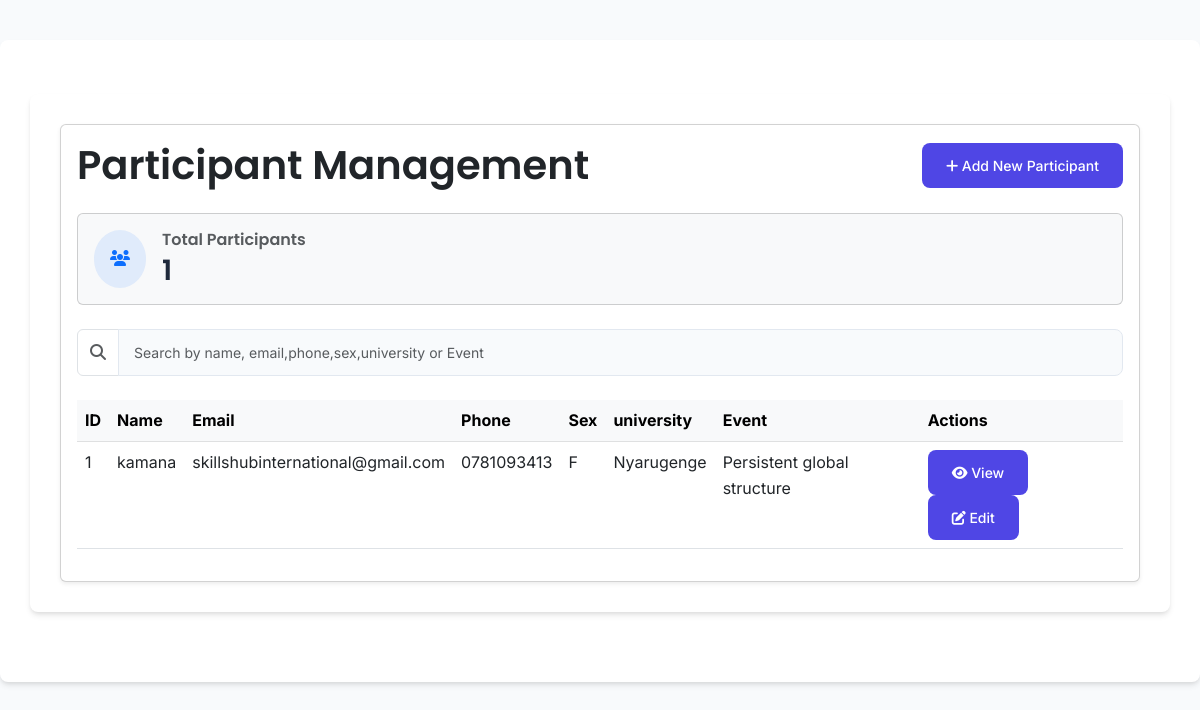
/participants/, run on an earlier commit of the app's database.
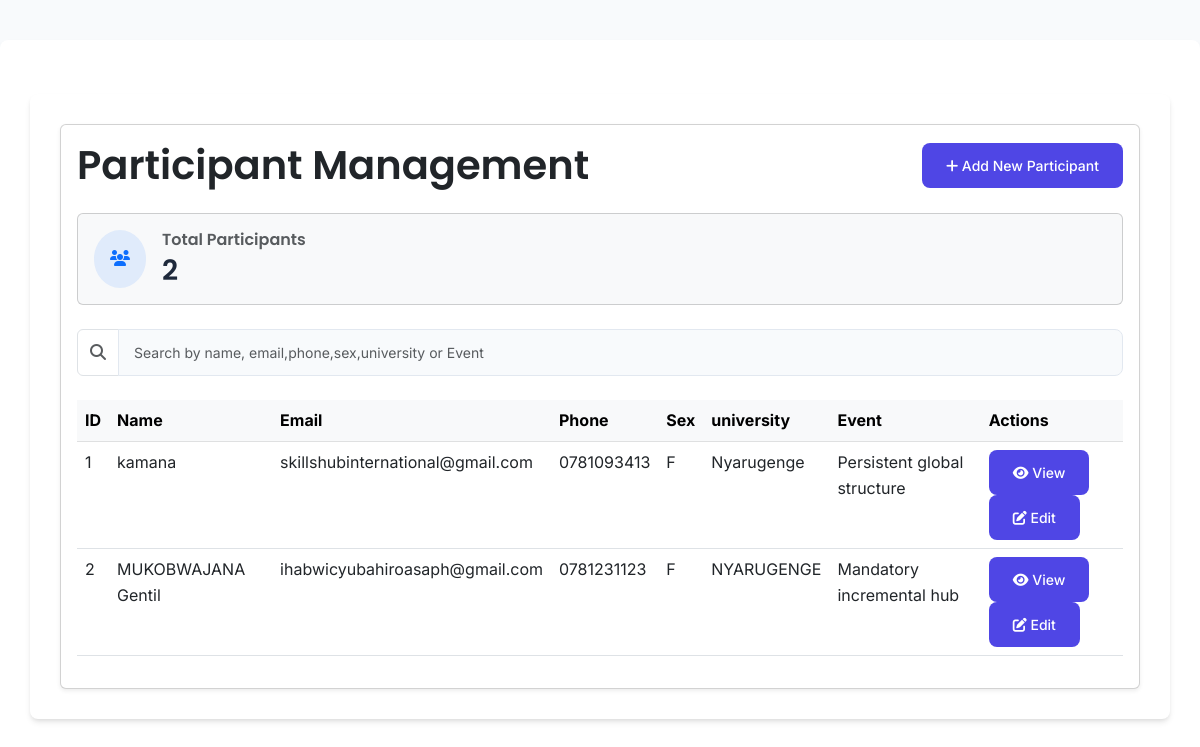
And on a later commit of the database.
### event_app/models.py (models this page shows, shortened)
class Participant_management(models.Model):
    user = models.OneToOneField(User, on_delete=models.CASCADE, null=True, blank=True)
    name = models.CharField(max_length=150)
    email = models.EmailField()
    phone_number = models.CharField(max_length=20)
    sex = models.CharField(max_length=1)
    university = models.CharField(max_length=200)
    Event = models.ForeignKey(Event_management, on_delete=models.CASCADE)

class Event_management(models.Model):
    title = models.CharField(max_length=100)
    description = models.TextField()
    start_date = models.DateField()
    end_date = models.DateField()
    location = models.CharField(max_length=100)
    category = models.ForeignKey(Category, on_delete=models.CASCADE)
    is_free = models.BooleanField(default=True)
    price = models.DecimalField(max_digits=8, decimal_places=2, default=0.00)
    image = models.ImageField(upload_to='events/', blank=True, null=True)
    available_tickets = models.PositiveIntegerField(default=0)
    def __str__(self):
        return self.title

### event_app/views.py (the view)
# urls.py: path('participants/', views.participant_list, name='participant_list'),
def participant_list(request):
    participants = Participant_management.objects.all()
    context = {
        'participants': participants,
        'total_count': participants.count()
    }
    return render(request, 'participant_list.html', context)

### event_app/templates/participant_list.html (shortened to what this page needs)
{% extends 'base.html' %}
{% load static %}
{% block content %}
<div class="container mt-4">
    <div class="card shadow-sm">
        <div class="card-body">
            <div class="d-flex justify-content-between align-items-center mb-4">
                <h1 class="card-title mb-0">Participant Management</h1>
                <a href="{% url 'admin:index' %}" class="btn btn-primary">
                    <i class="fas fa-plus"></i> Add New Participant
                </a>
            </div>
            <div class="card bg-light mb-4">
                <div class="card-body">
                    <div class="d-flex align-items-center">
                        <div class="rounded-circle bg-primary bg-opacity-10 p-3 me-3">
                            <i class="fas fa-users text-primary"></i>
                        </div>
                        <div>
                            <h6 class="text-muted mb-1">Total Participants</h6>
                            <h3 class="mb-0">{{ total_count }}</h3>
                        </div>
                    </div>
                </div>
            </div>
            <div class="mb-4">
                <div class="input-group">
                    <span class="input-group-text bg-white">
                        <i class="fas fa-search text-muted"></i>
                    </span>
                    <input type="text" id="participantSearch" class="form-control" placeholder="Search by name, email,phone,sex,university or Event">
                </div>
            </div>
            <div class="table-responsive">
                <table class="table table-hover" id="participantTable">
                    <thead class="table-light">
                        <tr>
                            <th>ID</th>
                            <th>Name</th>
                            <th>Email</th>
                            <th>Phone</th>
                            <th>Sex</th>
                            <th>university</th>
                            <th>Event</th>
                            <th>Actions</th>
                        </tr>
                    </thead>
                    <tbody>
                        {% for participant in participants %}
                        <tr>
                            <td>{{ participant.id }}</td>
                            <td>{{ participant.name }}</td>
                            <td>{{ participant.email }}</td>
                            <td>{{ participant.phone_number }}</td>
                            <td>{{ participant.sex }}</td>
                            <td>{{ participant.university }}</td>
                            <td>{{ participant.Event }}</td>
                            <td>
                                <a href="#" class="btn btn-sm btn-info">
                                    <i class="fas fa-eye"></i> View
                                </a>
                                <a href="#" class="btn btn-sm btn-warning">
                                    <i class="fas fa-edit"></i> Edit
                                </a>
                            </td>
                        </tr>
                        {% endfor %}
                    </tbody>
                </table>
            </div>
        </div>
    </div>
</div>
{% endblock %}

What changed in the data, as far as the page shows it:
added Participant_management: id "2", name "MUKOBWAJANA Gentil", email "ihabwicyubahiroasaph@gmail.com", phone_number "0781231123", sex "F", university "NYARUGENGE", Event "Mandatory incremental hub"
Also different on the page:
{{ total_count }}: "1" → "2"
